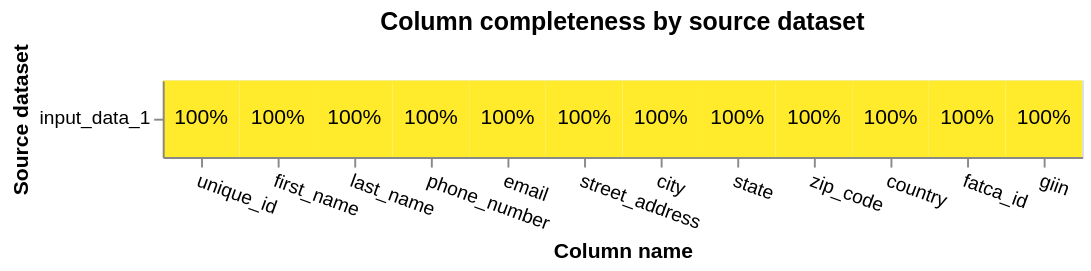

Notebook source saved alongside this figure:
### Code cell
# Explore amount of missing data because columns with higher levels of null values are less useful for data linking
# Missing data for dataset_2
from splink.exploratory import completeness_chart
from splink import DuckDBAPI
db_api = DuckDBAPI()
completeness_chart(dataset_2, db_api=db_api)

### Figure 1 — Vega-Lite specification as saved in the notebook (floating-point values rounded to 4 significant figures)
{"config": {"view": {"continuousWidth": 400, "continuousHeight": 300}}, "layer": [{"mark": "rect", "encoding": {"color": {"field": "completeness", "legend": null, "scale": {"scheme": "darkred", "zero": true}, "type": "quantitative"}, "tooltip": [{"field": "source_dataset", "title": "Source dataset", "type": "nominal"}, {"field": "total_rows_inc_nulls", "format": ",", "title": "# of records", "type": "quantitative"}, {"field": "column_name", "title": "Column name", "type": "nominal"}, {"field": "total_null_rows", "format": ",", "title": "# of nulls", "type": "quantitative"}, {"field": "completeness", "format": ".1%", "type": "quantitative"}], "x": {"axis": {"labelAngle": 20}, "field": "column_name", "sort": {"field": "mean_comp", "order": "descending"}, "title": "Column name", "type": "nominal"}, "y": {"field": "source_dataset", "title": "Source dataset", "type": "nominal"}}, "title": "Column completeness by source dataset", "transform": [{"joinaggregate": [{"op": "mean", "field": "completeness", "as": "mean_comp"}], "groupby": ["column_name"]}]}, {"mark": {"type": "text"}, "encoding": {"color": {"condition": {"test": "datum['completeness'] < 0.5", "value": "white"}, "value": "black"}, "text": {"field": "completeness", "format": ".0%", "type": "quantitative"}, "x": {"axis": {"labelAngle": 0}, "field": "column_name", "sort": {"field": "mean_comp", "order": "descending"}, "type": "nominal"}, "y": {"field": "source_dataset", "type": "nominal"}}, "transform": [{"joinaggregate": [{"op": "mean", "field": "completeness", "as": "mean_comp"}], "groupby": ["column_name"]}]}], "data": {"name": "data-c18078fa7d74e09ce640202793fae764"}, "height": {"step": 40}, "width": {"step": 40}, "$schema": "https://vega.github.io/schema/vega-lite/v5.9.3.json", "datasets": {"data-c18078fa7d74e09ce640202793fae764": [{"source_dataset": "input_data_1", "column_name": "unique_id", "total_null_rows": 0, "total_rows_inc_nulls": 1000, "completeness": 1.0}, {"source_dataset": "input_data_1", "column_name": "first_name", "total_null_rows": 0, "total_rows_inc_nulls": 1000, "completeness": 1.0}, {"source_dataset": "input_data_1", "column_name": "last_name", "total_null_rows": 0, "total_rows_inc_nulls": 1000, "completeness": 1.0}, {"source_dataset": "input_data_1", "column_name": "phone_number", "total_null_rows": 0, "total_rows_inc_nulls": 1000, "completeness": 1.0}, {"source_dataset": "input_data_1", "column_name": "email", "total_null_rows": 0, "total_rows_inc_nulls": 1000, "completeness": 1.0}, {"source_dataset": "input_data_1", "column_name": "street_address", "total_null_rows": 0, "total_rows_inc_nulls": 1000, "completeness": 1.0}, {"source_dataset": "input_data_1", "column_name": "city", "total_null_rows": 0, "total_rows_inc_nulls": 1000, "completeness": 1.0}, {"source_dataset": "input_data_1", "column_name": "state", "total_null_rows": 0, "total_rows_inc_nulls": 1000, "completeness": 1.0}, {"source_dataset": "input_data_1", "column_name": "zip_code", "total_null_rows": 0, "total_rows_inc_nulls": 1000, "completeness": 1.0}, {"source_dataset": "input_data_1", "column_name": "country", "total_null_rows": 0, "total_rows_inc_nulls": 1000, "completeness": 1.0}, {"source_dataset": "input_data_1", "column_name": "fatca_id", "total_null_rows": 0, "total_rows_inc_nulls": 1000, "completeness": 1.0}, {"source_dataset": "input_data_1", "column_name": "giin", "total_null_rows": 0, "total_rows_inc_nulls": 1000, "completeness": 1.0}]}}
